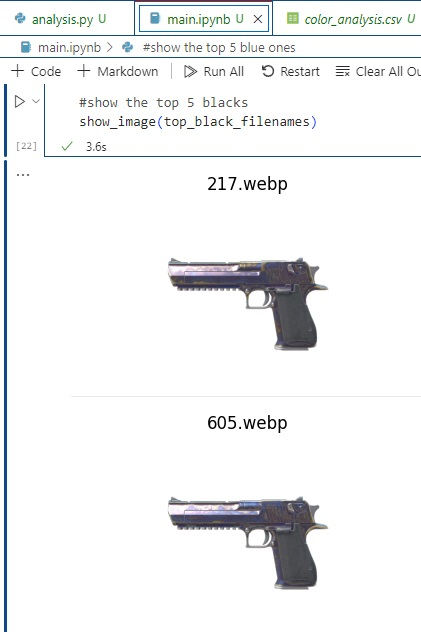
#> input picture black.jpg, 421 x 632 px; its folder holds only this picture in this run
$ python -i analysis.py   (imports and definitions only)
#> lines starting #> are read from the running program, lines starting #| are printed output that depends on the picture; after the words box and inside, x2 and y2 are one past the last pixel; in counts of white or black regions, pixels touching at a corner belong together
import csv
import cv2
import numpy as np
import os

from tqdm import tqdm

def calculate_color_percentages(image_path):

#> called with image_path = 'black.jpg'
    image = cv2.imread(image_path)
#> image is the input picture: shape (632, 421, 3); mean B, G, R 242.1, 241.4, 240.5

    if image is None:
        raise ValueError("Failed to upload image")

    # Conversion to HSV color space
    hsv_image = cv2.cvtColor(image, cv2.COLOR_BGR2HSV)
#> hsv_image: shape (632, 421, 3); mean H, S, V 21.4, 5.3, 242.7

    # Defining ranges for shades of blue, black and white
    lower_blue = np.array([100, 150, 0])
    upper_blue = np.array([140, 255, 255])

    lower_black = np.array([0, 0, 0])
    upper_black = np.array([180, 255, 50])

    lower_white = np.array([255, 255, 255])
    upper_white = np.array([232, 232, 232])

    # Creating masks for shades of blue, black and white
    blue_mask = cv2.inRange(hsv_image, lower_blue, upper_blue)
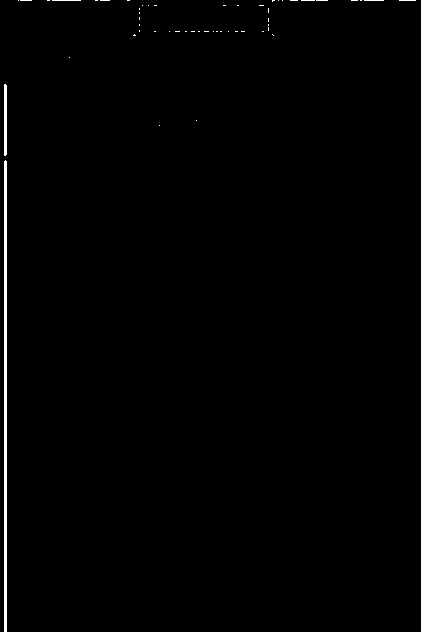
#> blue_mask: shape (632, 421); 0.7% white; 53 white regions (49 under 20 px), largest, box (x1, y1, x2, y2) and area: (4, 160, 7, 632) 1414, (4, 84, 7, 156) 214, (52, 0, 81, 1) 29, (364, 0, 384, 1) 20
    black_mask = cv2.inRange(hsv_image, lower_black, upper_black)
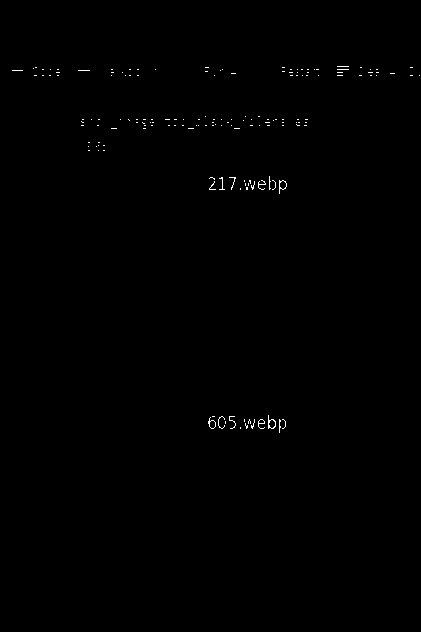
#> black_mask: shape (632, 421); 0.27% white in thin lines or dots, all inside (x1, y1, x2, y2) = (12, 66, 420, 433)
    white_mask = cv2.inRange(hsv_image, lower_white, upper_white)
#> white_mask: shape (632, 421); every value is 0

    # Counting the number of pixels
    blue_pixels = cv2.countNonZero(blue_mask)
#> blue_pixels = 1861
    black_pixels = cv2.countNonZero(black_mask)
#> black_pixels = 730
    total_non_white_pixels = image.shape[0] * image.shape[1] - cv2.countNonZero(white_mask)
#> total_non_white_pixels = 266072

    # Calculating percentages
    blue_percentage = (blue_pixels / total_non_white_pixels) * 100 if total_non_white_pixels > 0 else 0
#> blue_percentage = 0.699
    black_percentage = (black_pixels / total_non_white_pixels) * 100 if total_non_white_pixels > 0 else 0
#> black_percentage = 0.274

    return image, blue_mask, black_mask, blue_percentage, black_percentage


# [44 lines left out: functions save_masks, image_analysis_and_save_csv, not called in this run]

>>> result = calculate_color_percentages('black.jpg')
#> result = 5 items
